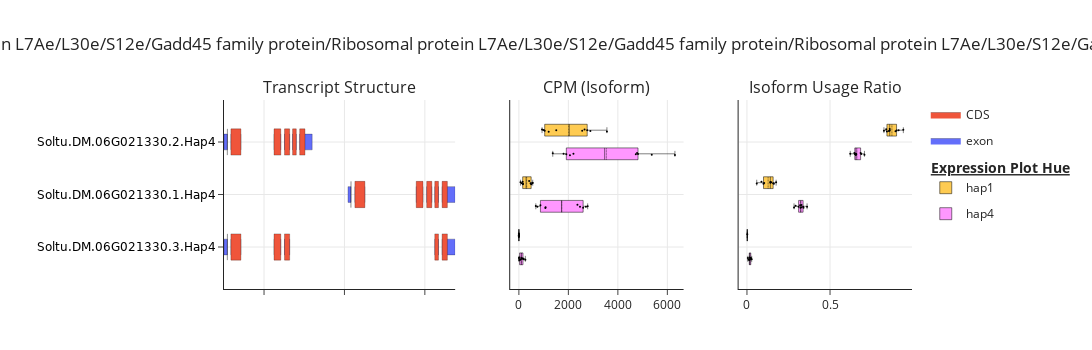
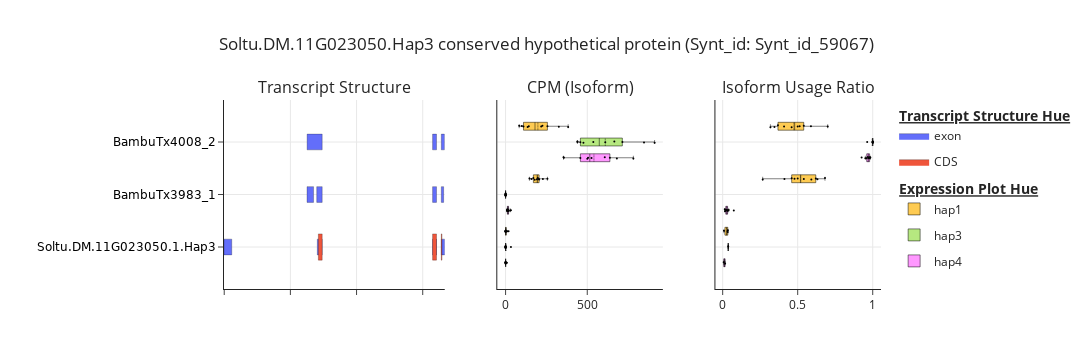

The cell these charts' notebook holds for them, in order:
### Code cell
fig = poly.plot_allele_specific_isoform_structure(results_DIU_plotting,
                                                  annotation_df = annotation_pl, 
                                                  ratio_difference_threshold=0.2)
